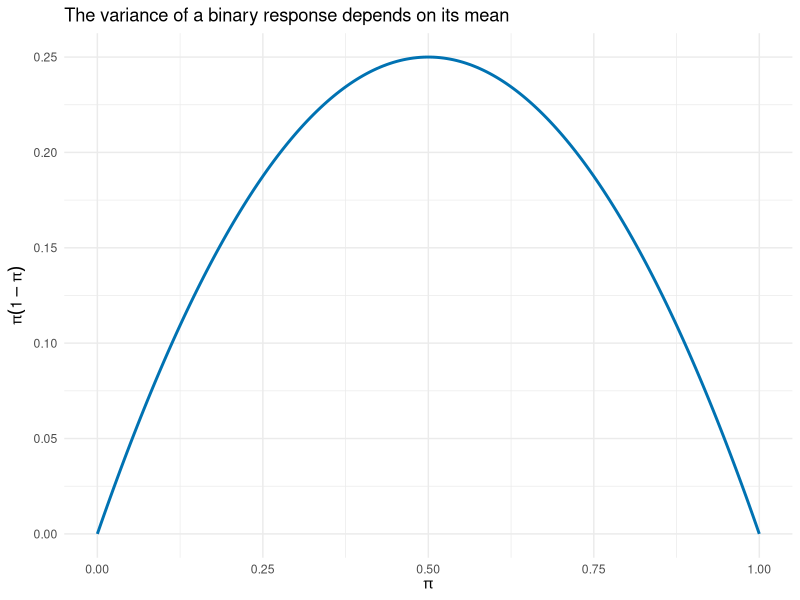
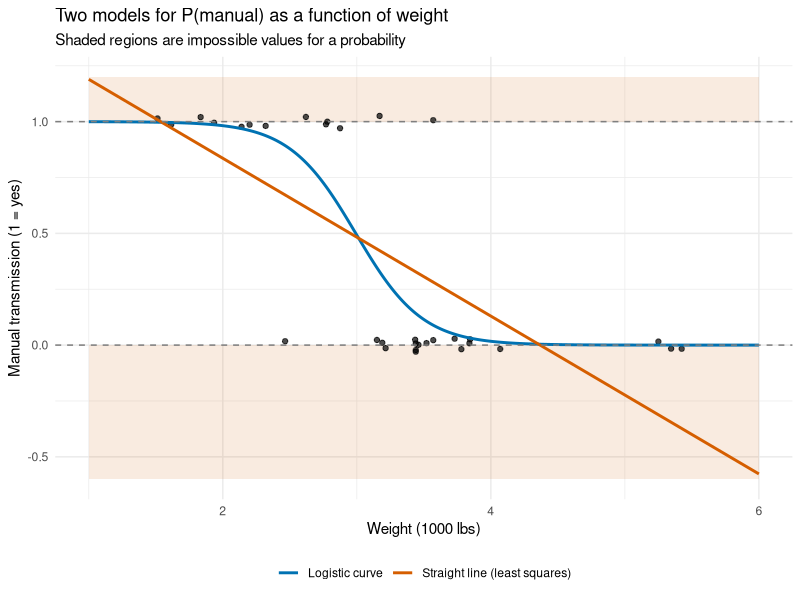
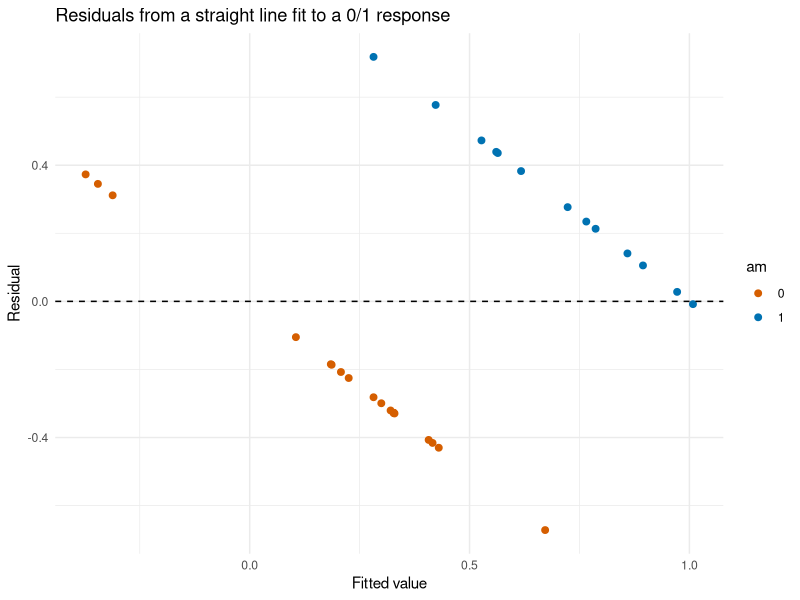
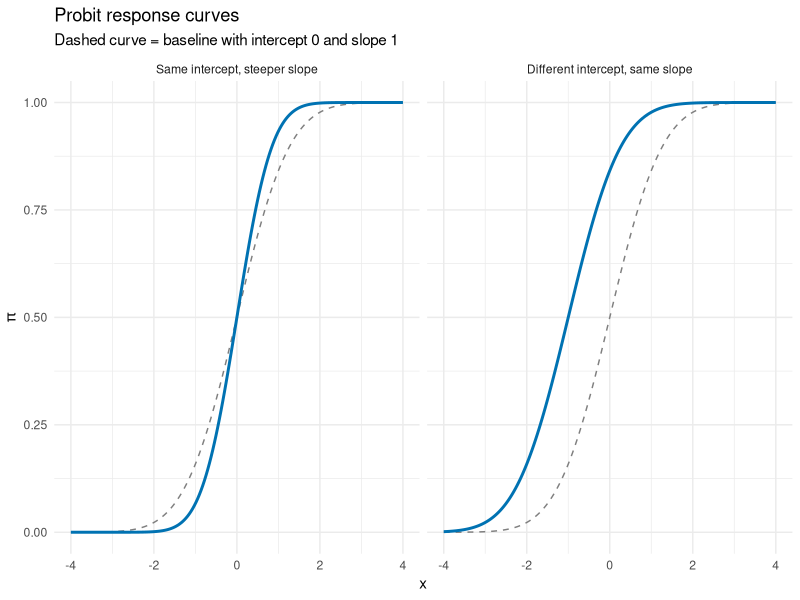
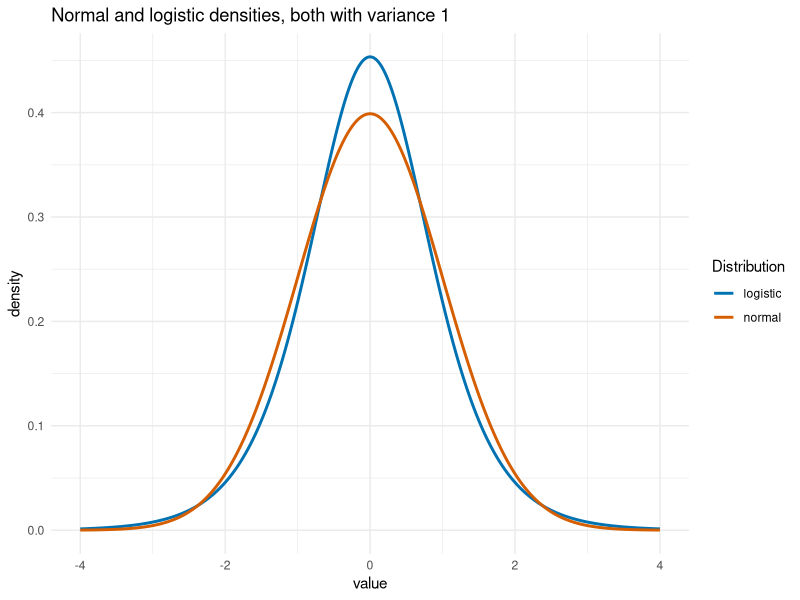
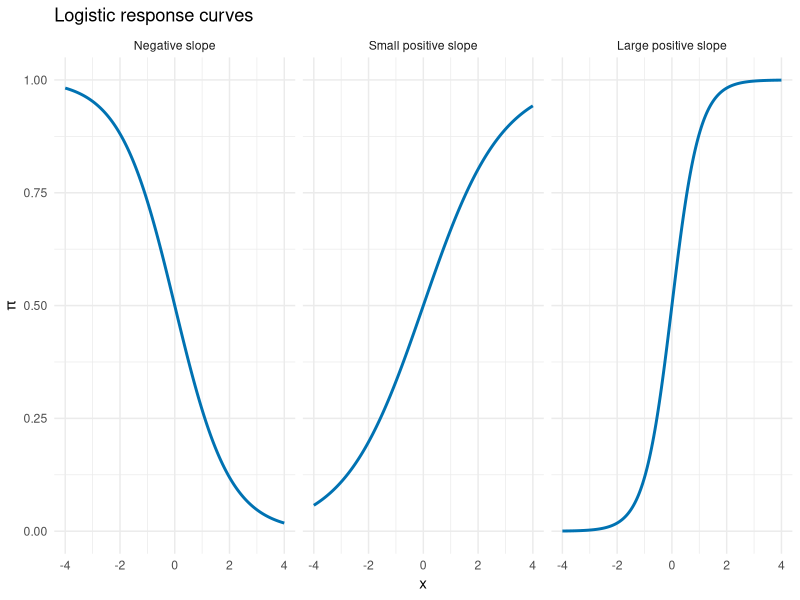
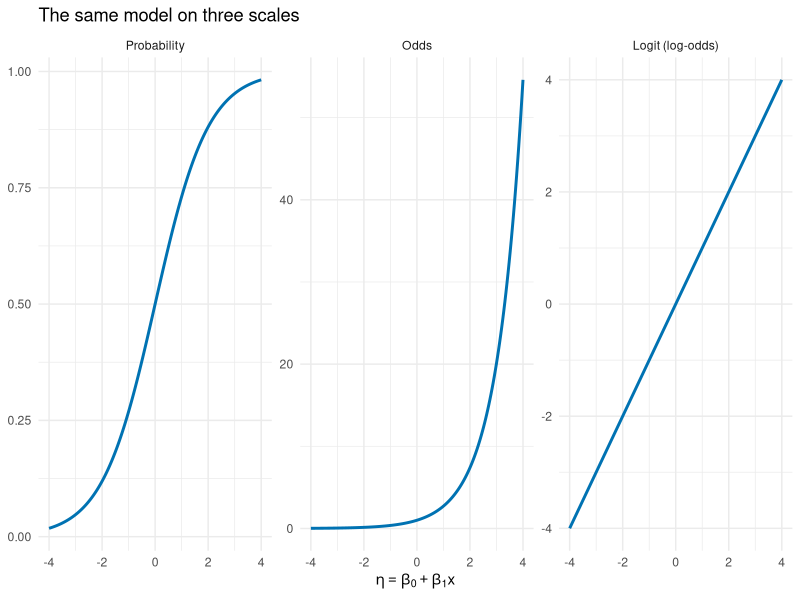
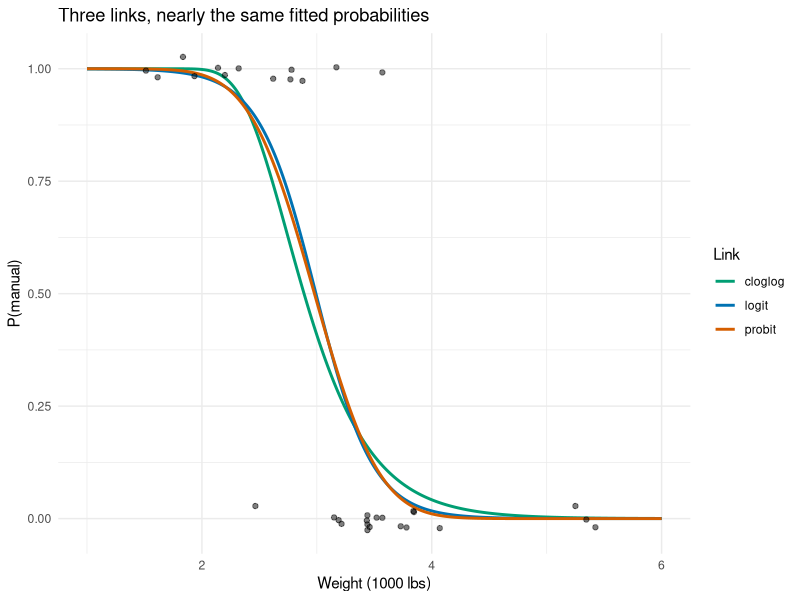

Source code (R) for these figures, in order:
## ---- chunk 1
#| fig-alt: "Curve of the Bernoulli variance pi times one minus pi, peaking at 0.25 when pi equals 0.5."
#| fig-height: 3

library(tidyverse)
library(broom)

tibble(probability = seq(0, 1, length.out = 200)) |>
  mutate(variance = probability * (1 - probability)) |>
  ggplot(aes(x = probability, y = variance)) +
  geom_line(linewidth = 1, color = "#0072B2") +
  labs(
    x = expression(pi),
    y = expression(pi(1 - pi)),
    title = "The variance of a binary response depends on its mean"
  ) +
  theme_minimal()
## ---- chunk 2
#| fig-alt: "Jittered transmission type versus car weight with a fitted straight line that goes below zero and a logistic curve that stays between zero and one."

mtcars_lpm <- lm(am ~ wt, data = mtcars)
mtcars_logit <- glm(am ~ wt, data = mtcars, family = binomial)

mtcars |>
  mutate(lpm_fitted = fitted(mtcars_lpm)) |>
  summarize(
    min_fitted = min(lpm_fitted),
    max_fitted = max(lpm_fitted),
    n_below_0 = sum(lpm_fitted < 0),
    n_above_1 = sum(lpm_fitted > 1)
  )

wt_grid <- tibble(wt = seq(1, 6, length.out = 300))

lpm_curves <- bind_rows(
  wt_grid |>
    mutate(
      fitted = predict(mtcars_lpm, newdata = wt_grid),
      model = "Straight line (least squares)"
    ),
  wt_grid |>
    mutate(
      fitted = predict(mtcars_logit, newdata = wt_grid, type = "response"),
      model = "Logistic curve"
    )
)

set.seed(23)

ggplot() +
  annotate("rect", xmin = 1, xmax = 6, ymin = -0.6, ymax = 0,
           fill = "#D55E00", alpha = 0.12) +
  annotate("rect", xmin = 1, xmax = 6, ymin = 1, ymax = 1.2,
           fill = "#D55E00", alpha = 0.12) +
  geom_jitter(data = mtcars, aes(x = wt, y = am),
              width = 0, height = 0.03, alpha = 0.7) +
  geom_line(data = lpm_curves,
            aes(x = wt, y = fitted, color = model), linewidth = 1) +
  geom_hline(yintercept = c(0, 1), linetype = "dashed", color = "gray50") +
  scale_color_manual(values = c("Logistic curve" = "#0072B2",
                                "Straight line (least squares)" = "#D55E00")) +
  labs(
    x = "Weight (1000 lbs)",
    y = "Manual transmission (1 = yes)",
    color = NULL,
    title = "Two models for P(manual) as a function of weight",
    subtitle = "Shaded regions are impossible values for a probability"
  ) +
  theme_minimal() +
  theme(legend.position = "bottom")
## ---- chunk 3
#| fig-alt: "Residuals versus fitted values for the linear probability model, forming two parallel diagonal bands."
#| fig-height: 3

augment(mtcars_lpm) |>
  ggplot(aes(x = .fitted, y = .resid, color = factor(am))) +
  geom_point(size = 2) +
  geom_hline(yintercept = 0, linetype = "dashed") +
  scale_color_manual(values = c("0" = "#D55E00", "1" = "#0072B2")) +
  labs(
    x = "Fitted value",
    y = "Residual",
    color = "am",
    title = "Residuals from a straight line fit to a 0/1 response"
  ) +
  theme_minimal()
## ---- chunk 4
#| fig-alt: "Probit response curves showing how the intercept shifts the curve and how the slope changes its steepness."

probit_scenario_levels <- c(
  "Same intercept, steeper slope",
  "Different intercept, same slope"
)

probit_grid <- expand_grid(
  x = seq(-4, 4, length.out = 200),
  scenario = probit_scenario_levels
) |>
  mutate(
    scenario = factor(scenario, levels = probit_scenario_levels),
    beta_0 = if_else(scenario == "Same intercept, steeper slope", 0, 1),
    beta_1 = if_else(scenario == "Same intercept, steeper slope", 1.5, 1),
    probability = pnorm(beta_0 + beta_1 * x)
  )

baseline_probit <- tibble(x = seq(-4, 4, length.out = 200)) |>
  mutate(probability = pnorm(x))

ggplot(probit_grid, aes(x = x, y = probability)) +
  geom_line(data = baseline_probit, linetype = "dashed", color = "gray50") +
  geom_line(linewidth = 1, color = "#0072B2") +
  facet_wrap(~ scenario) +
  labs(
    x = "x",
    y = expression(pi),
    title = "Probit response curves",
    subtitle = "Dashed curve = baseline with intercept 0 and slope 1"
  ) +
  ylim(0, 1) +
  theme_minimal()
## ---- chunk 5
#| fig-alt: "Density curves for a standard normal distribution and a variance-standardized logistic distribution."

density_grid <- tibble(x = seq(-4, 4, length.out = 400)) |>
  mutate(
    normal = dnorm(x),
    logistic = dlogis(x, scale = sqrt(3) / pi)
  ) |>
  pivot_longer(
    cols = c(normal, logistic),
    names_to = "distribution",
    values_to = "density"
  )

ggplot(density_grid, aes(x = x, y = density, color = distribution)) +
  geom_line(linewidth = 1) +
  scale_color_manual(values = c(logistic = "#0072B2", normal = "#D55E00")) +
  labs(
    x = "value",
    y = "density",
    color = "Distribution",
    title = "Normal and logistic densities, both with variance 1"
  ) +
  theme_minimal()
## ---- chunk 6
#| fig-alt: "Logistic response curves for negative, small positive, and large positive slopes."

logistic_slope_levels <- c(
  "Negative slope",
  "Small positive slope",
  "Large positive slope"
)

logistic_grid <- expand_grid(
  x = seq(-4, 4, length.out = 200),
  slope = logistic_slope_levels
) |>
  mutate(
    slope = factor(slope, levels = logistic_slope_levels),
    beta_0 = 0,
    beta_1 = case_when(
      slope == "Negative slope" ~ -1,
      slope == "Small positive slope" ~ 0.7,
      TRUE ~ 2
    ),
    probability = plogis(beta_0 + beta_1 * x)
  )

ggplot(logistic_grid, aes(x = x, y = probability)) +
  geom_line(linewidth = 1, color = "#0072B2") +
  facet_wrap(~ slope) +
  labs(
    x = "x",
    y = expression(pi),
    title = "Logistic response curves"
  ) +
  ylim(0, 1) +
  theme_minimal()
## ---- chunk 7
tibble(
  probability = c(0.01, 0.10, 0.25, 0.50, 0.75, 0.90, 0.99)
) |>
  mutate(
    odds = probability / (1 - probability),
    logit = log(odds)
  )
## ---- chunk 8
#| fig-alt: "Three panels showing probability, odds, and logit as functions of the linear predictor."
#| fig-height: 3

scale_levels <- c("Probability", "Odds", "Logit (log-odds)")

tibble(eta = seq(-4, 4, length.out = 200)) |>
  mutate(
    Probability = plogis(eta),
    Odds = exp(eta),
    `Logit (log-odds)` = eta
  ) |>
  pivot_longer(-eta, names_to = "scale", values_to = "value") |>
  mutate(scale = factor(scale, levels = scale_levels)) |>
  ggplot(aes(x = eta, y = value)) +
  geom_line(linewidth = 1, color = "#0072B2") +
  facet_wrap(~ scale, scales = "free_y") +
  labs(
    x = expression(eta == beta[0] + beta[1] * x),
    y = NULL,
    title = "The same model on three scales"
  ) +
  theme_minimal()
## ---- chunk 9
#| fig-alt: "Fitted probability of a manual transmission versus weight for logit, probit, and complementary log-log links, with the three curves nearly overlapping."

link_fits <- tibble(link = c("logit", "probit", "cloglog")) |>
  mutate(
    fit = map(link, \(l) glm(am ~ wt, data = mtcars,
                             family = binomial(link = l)))
  )

link_fits |>
  mutate(coefs = map(fit, tidy)) |>
  select(link, coefs) |>
  unnest(coefs) |>
  select(link, term, estimate, std.error)

link_fits |>
  mutate(
    curve = map(fit, \(f) wt_grid |>
      mutate(probability = predict(f, newdata = wt_grid, type = "response")))
  ) |>
  select(link, curve) |>
  unnest(curve) |>
  ggplot(aes(x = wt, y = probability, color = link)) +
  geom_line(linewidth = 1) +
  geom_jitter(data = mtcars, aes(x = wt, y = am), inherit.aes = FALSE,
              width = 0, height = 0.03, alpha = 0.5) +
  scale_color_manual(values = c(cloglog = "#009E73", logit = "#0072B2",
                                probit = "#D55E00")) +
  labs(
    x = "Weight (1000 lbs)",
    y = "P(manual)",
    color = "Link",
    title = "Three links, nearly the same fitted probabilities"
  ) +
  theme_minimal()
## ---- chunk 10
#| fig-alt: "Contour plot of the log-likelihood over intercept and slope values, with a long narrow ridge and the maximum likelihood estimate marked at its peak."

log_likelihood <- function(b0, b1, x = mtcars$wt, y = mtcars$am) {
  p <- plogis(b0 + b1 * x)
  sum(y * log(p) + (1 - y) * log(1 - p))
}

mle <- coef(mtcars_logit)
mle

loglik_grid <- expand_grid(
  b0 = seq(2, 24, length.out = 150),
  b1 = seq(-8, -0.5, length.out = 150)
) |>
  mutate(loglik = map2_dbl(b0, b1, log_likelihood))

loglik_grid |>
  filter(loglik > -40) |>
  ggplot(aes(x = b0, y = b1, z = loglik)) +
  geom_contour_filled(breaks = c(-40, -30, -25, -20, -15, -12, -10, -9.6)) +
  annotate("point", x = mle[1], y = mle[2], color = "white", size = 3) +
  labs(
    x = expression(beta[0]),
    y = expression(beta[1]),
    fill = "Log-likelihood",
    title = "Log-likelihood for am ~ wt",
    subtitle = "White point = maximum likelihood estimate from glm()"
  ) +
  theme_minimal()

c(
  maximum_from_grid = max(loglik_grid$loglik),
  at_glm_estimate = log_likelihood(mle[1], mle[2]),
  logLik_from_glm = as.numeric(logLik(mtcars_logit))
)
## ---- chunk 11
mtcars_logistic_fit <- glm(
  am ~ wt,
  data = mtcars,
  family = binomial(link = "logit")
)

summary(mtcars_logistic_fit)

tidy(mtcars_logistic_fit) |>
  mutate(odds_ratio = exp(estimate))
## ---- chunk 12
exp(0.1 * coef(mtcars_logistic_fit)["wt"])
## ---- chunk 13
tibble(wt = c(2.5, 3.5)) |>
  mutate(
    predicted_probability = predict(
      mtcars_logistic_fit,
      newdata = tibble(wt = wt),
      type = "response"
    )
  )
## ---- chunk 14
tidy(mtcars_logistic_fit, conf.int = TRUE, exponentiate = TRUE)

wt_row <- tidy(mtcars_logistic_fit) |>
  filter(term == "wt")

tibble(
  method = c("Wald", "Profile likelihood"),
  lower = c(
    exp(wt_row$estimate - qnorm(0.975) * wt_row$std.error),
    exp(confint(mtcars_logistic_fit)["wt", 1])
  ),
  upper = c(
    exp(wt_row$estimate + qnorm(0.975) * wt_row$std.error),
    exp(confint(mtcars_logistic_fit)["wt", 2])
  )
)
## ---- chunk 15
#| fig-alt: "Fitted logistic curve for manual transmission versus weight with vertical arrows showing the probability change for each 1000-pound step; the change is largest near the middle of the curve."

steps <- tibble(wt_start = c(1.5, 2.5, 3.5, 4.5)) |>
  mutate(
    wt_end = wt_start + 1,
    p_start = predict(mtcars_logistic_fit, newdata = tibble(wt = wt_start),
                      type = "response"),
    p_end = predict(mtcars_logistic_fit, newdata = tibble(wt = wt_end),
                    type = "response"),
    change = p_end - p_start,
    odds_ratio = (p_end / (1 - p_end)) / (p_start / (1 - p_start))
  )

steps

wt_grid |>
  mutate(probability = predict(mtcars_logistic_fit, newdata = wt_grid,
                               type = "response")) |>
  ggplot(aes(x = wt, y = probability)) +
  geom_line(linewidth = 1, color = "#0072B2") +
  geom_segment(data = steps,
               aes(x = wt_start, xend = wt_end, y = p_start, yend = p_start),
               linetype = "dotted") +
  geom_segment(data = steps,
               aes(x = wt_end, xend = wt_end, y = p_start, yend = p_end),
               color = "#D55E00", linewidth = 1,
               arrow = arrow(length = unit(0.15, "cm"))) +
  geom_text(data = steps,
            aes(x = wt_end + 0.08, y = (p_start + p_end) / 2,
                label = sprintf("%.2f", change)),
            hjust = 0, size = 3.5, color = "#D55E00") +
  labs(
    x = "Weight (1000 lbs)",
    y = "P(manual)",
    title = "Each step is 1,000 lbs; the odds ratio is the same for all of them"
  ) +
  theme_minimal()
## ---- chunk 16
#| fig-alt: "Relative risk implied by an odds ratio of 3, plotted against the baseline probability; the relative risk is near 3 for small baseline probabilities and falls toward 1 as the baseline probability grows."
#| fig-height: 3.5

odds_ratio <- 3

or_rr <- tibble(p_baseline = seq(0.005, 0.95, length.out = 300)) |>
  mutate(
    odds_exposed = odds_ratio * p_baseline / (1 - p_baseline),
    p_exposed = odds_exposed / (1 + odds_exposed),
    relative_risk = p_exposed / p_baseline
  )

or_rr |>
  filter(p_baseline %in% range(p_baseline) |
           abs(p_baseline - 0.1) < 0.002 |
           abs(p_baseline - 0.5) < 0.002) |>
  select(p_baseline, p_exposed, relative_risk)

or_rr |>
  ggplot(aes(x = p_baseline, y = relative_risk)) +
  geom_hline(yintercept = odds_ratio, linetype = "dashed") +
  geom_line(linewidth = 1, color = "#0072B2") +
  annotate("text", x = 0.75, y = 2.85, label = "odds ratio = 3") +
  labs(
    x = "Probability without the exposure",
    y = "Relative risk",
    title = "An odds ratio of 3 is a relative risk of 3 only for rare events"
  ) +
  theme_minimal()
## ---- chunk 17
vs_table <- mtcars |>
  count(vs, am) |>
  pivot_wider(names_from = am, values_from = n, names_prefix = "am_")

vs_table

odds_v_shaped <- vs_table$am_1[vs_table$vs == 0] / vs_table$am_0[vs_table$vs == 0]
odds_straight <- vs_table$am_1[vs_table$vs == 1] / vs_table$am_0[vs_table$vs == 1]

c(
  odds_v_shaped = odds_v_shaped,
  odds_straight = odds_straight,
  table_odds_ratio = odds_straight / odds_v_shaped
)

vs_fit <- glm(am ~ vs, data = mtcars, family = binomial)

exp(coef(vs_fit))
## ---- chunk 18
#| fig-alt: "Observed proportion of girls who had reached menarche by age, with point size showing group size, and a fitted logistic curve passing through the points."

menarche <- MASS::menarche

head(menarche)

menarche_fit <- glm(
  cbind(Menarche, Total - Menarche) ~ Age,
  data = menarche,
  family = binomial
)

tidy(menarche_fit)

median_age <- -coef(menarche_fit)[1] / coef(menarche_fit)[2]
median_age

age_grid <- tibble(Age = seq(9, 18, length.out = 200))

menarche |>
  mutate(proportion = Menarche / Total) |>
  ggplot(aes(x = Age, y = proportion)) +
  geom_line(
    data = age_grid |>
      mutate(proportion = predict(menarche_fit, newdata = age_grid,
                                  type = "response")),
    color = "#0072B2", linewidth = 1
  ) +
  geom_point(aes(size = Total), alpha = 0.6) +
  geom_vline(xintercept = median_age, linetype = "dashed") +
  annotate("text", x = median_age + 0.15, y = 0.1, hjust = 0,
           label = sprintf("50%% at age %.1f", median_age)) +
  labs(
    x = "Age (years)",
    y = "Proportion who had reached menarche",
    size = "Girls in group",
    title = "Logistic regression fit to grouped binomial data"
  ) +
  theme_minimal()
## ---- chunk 19
menarche_weighted <- glm(
  Menarche / Total ~ Age,
  data = menarche,
  family = binomial,
  weights = Total
)

menarche_individual <- menarche |>
  mutate(failures = Total - Menarche) |>
  select(Age, `1` = Menarche, `0` = failures) |>
  pivot_longer(-Age, names_to = "y", values_to = "count") |>
  uncount(count) |>
  mutate(y = as.integer(y))

menarche_long_fit <- glm(y ~ Age, data = menarche_individual, family = binomial)

list(
  cbind = menarche_fit,
  weights = menarche_weighted,
  one_row_per_girl = menarche_long_fit
) |>
  map(\(f) tibble(
    intercept = coef(f)[1],
    slope = coef(f)[2],
    se_slope = sqrt(diag(vcov(f)))[2],
    deviance = deviance(f),
    df_residual = df.residual(f)
  )) |>
  list_rbind(names_to = "data_form")
## ---- chunk 20
mtcars_trans <- mtcars |>
  mutate(transmission = factor(am, levels = c(0, 1),
                               labels = c("automatic", "manual")))

levels(mtcars_trans$transmission)

glm(transmission ~ wt, data = mtcars_trans, family = binomial) |>
  tidy()

glm(fct_relevel(transmission, "manual") ~ wt,
    data = mtcars_trans, family = binomial) |>
  tidy()
## ---- chunk 21
tryCatch(
  glm(as.character(transmission) ~ wt, data = mtcars_trans, family = binomial),
  error = \(e) conditionMessage(e)
)
## ---- chunk 22
#| warning: true
#| fig-alt: "Simulated binary data perfectly separated at x equals 5, with a fitted logistic curve that is nearly a step function."
#| fig-height: 3.5

set.seed(2301)

separated <- tibble(
  x = c(runif(15, 0, 4.8), runif(15, 5.2, 10)),
  y = rep(c(0, 1), each = 15)
)

separated_fit <- glm(y ~ x, data = separated, family = binomial)

tidy(separated_fit)

separated_fit$iter

x_grid <- tibble(x = seq(0, 10, length.out = 400))

separated |>
  ggplot(aes(x = x, y = y)) +
  geom_line(
    data = x_grid |>
      mutate(y = predict(separated_fit, newdata = x_grid, type = "response")),
    color = "#0072B2", linewidth = 1
  ) +
  geom_point(size = 2, alpha = 0.7) +
  labs(
    x = "x",
    y = "y",
    title = "Perfectly separated data give a step function, not an S-curve"
  ) +
  theme_minimal()
## ---- chunk 23
#| warning: true

mtcars |>
  count(gear, am)

glm(am ~ factor(gear), data = mtcars, family = binomial) |>
  tidy()
## ---- chunk 24
#| fig-alt: "Histograms of estimated slopes from 1000 simulated logistic regressions at sample sizes 20, 50, and 200; the n equals 20 histogram is wide and shifted right of the true value 1, while the n equals 200 histogram is narrow and centered at 1."

set.seed(2302)

simulate_slope <- function(n) {
  x <- rnorm(n)
  y <- rbinom(n, 1, plogis(-1 + x))
  if (length(unique(y)) < 2) return(NA_real_)
  coef(suppressWarnings(glm(y ~ x, family = binomial)))[2]
}

slope_sims <- expand_grid(n = c(20, 50, 200), rep = 1:1000) |>
  mutate(slope = map_dbl(n, simulate_slope))

slope_sims |>
  group_by(n) |>
  summarize(
    separated_or_all_one_class = mean(is.na(slope) | abs(slope) > 10),
    mean_slope = mean(slope[abs(slope) <= 10], na.rm = TRUE),
    median_slope = median(slope[abs(slope) <= 10], na.rm = TRUE),
    sd_slope = sd(slope[abs(slope) <= 10], na.rm = TRUE)
  )

slope_sims |>
  filter(!is.na(slope), abs(slope) <= 10) |>
  mutate(n = factor(paste("n =", n), levels = paste("n =", c(20, 50, 200)))) |>
  ggplot(aes(x = slope)) +
  geom_histogram(binwidth = 0.2, fill = "gray70", color = "white") +
  geom_vline(xintercept = 1, color = "#D55E00", linewidth = 1) +
  facet_wrap(~ n, ncol = 1, scales = "free_y") +
  coord_cartesian(xlim = c(-1, 5)) +
  labs(
    x = expression(hat(beta)[1]),
    y = "Count",
    title = "Estimated slopes from 1,000 samples at each size",
    subtitle = "Orange line = true slope of 1; separated fits removed"
  ) +
  theme_minimal()
